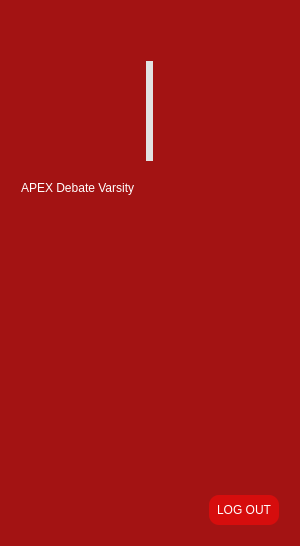
<?xml version="1.0" encoding="UTF-8"?>
<ui version="4.0">
 <class>Form</class>
 <widget class="QWidget" name="Form">
  <property name="windowModality">
   <enum>Qt::NonModal</enum>
  </property>
  <property name="geometry">
   <rect>
    <x>0</x>
    <y>0</y>
    <width>300</width>
    <height>546</height>
   </rect>
  </property>
  <property name="sizePolicy">
   <sizepolicy hsizetype="Fixed" vsizetype="Expanding">
    <horstretch>0</horstretch>
    <verstretch>0</verstretch>
   </sizepolicy>
  </property>
  <property name="minimumSize">
   <size>
    <width>300</width>
    <height>0</height>
   </size>
  </property>
  <property name="maximumSize">
   <size>
    <width>300</width>
    <height>16777215</height>
   </size>
  </property>
  <property name="windowTitle">
   <string>Form</string>
  </property>
  <property name="styleSheet">
   <string notr="true">background-color: rgb(163, 19, 19);</string>
  </property>
  <layout class="QGridLayout" name="gridLayout">
   <item row="0" column="0">
    <layout class="QVBoxLayout" name="verticalLayout">
     <property name="spacing">
      <number>0</number>
     </property>
     <property name="leftMargin">
      <number>10</number>
     </property>
     <property name="topMargin">
      <number>10</number>
     </property>
     <property name="rightMargin">
      <number>10</number>
     </property>
     <property name="bottomMargin">
      <number>10</number>
     </property>
     <item>
      <spacer name="verticalSpacer_2">
       <property name="orientation">
        <enum>Qt::Vertical</enum>
       </property>
       <property name="sizeType">
        <enum>QSizePolicy::Fixed</enum>
       </property>
       <property name="sizeHint" stdset="0">
        <size>
         <width>20</width>
         <height>40</height>
        </size>
       </property>
      </spacer>
     </item>
     <item alignment="Qt::AlignHCenter">
      <widget class="QLabel" name="profile_picture">
       <property name="sizePolicy">
        <sizepolicy hsizetype="Fixed" vsizetype="MinimumExpanding">
         <horstretch>0</horstretch>
         <verstretch>0</verstretch>
        </sizepolicy>
       </property>
       <property name="maximumSize">
        <size>
         <width>100</width>
         <height>100</height>
        </size>
       </property>
       <property name="styleSheet">
        <string notr="true">background-color: #e2e2e2;
border-radius: 10px;</string>
       </property>
       <property name="text">
        <string/>
       </property>
       <property name="pixmap">
        <pixmap>../src/adv logo.png</pixmap>
       </property>
       <property name="scaledContents">
        <bool>true</bool>
       </property>
       <property name="alignment">
        <set>Qt::AlignCenter</set>
       </property>
       <property name="wordWrap">
        <bool>true</bool>
       </property>
      </widget>
     </item>
     <item>
      <spacer name="verticalSpacer_3">
       <property name="orientation">
        <enum>Qt::Vertical</enum>
       </property>
       <property name="sizeType">
        <enum>QSizePolicy::Fixed</enum>
       </property>
       <property name="sizeHint" stdset="0">
        <size>
         <width>20</width>
         <height>20</height>
        </size>
       </property>
      </spacer>
     </item>
     <item>
      <widget class="QLabel" name="username">
       <property name="sizePolicy">
        <sizepolicy hsizetype="Expanding" vsizetype="Minimum">
         <horstretch>0</horstretch>
         <verstretch>0</verstretch>
        </sizepolicy>
       </property>
       <property name="styleSheet">
        <string notr="true">color: white;
font: 87 12pt &quot;Inter Black&quot;;
qproperty-alignment: 'AlignCenter';
</string>
       </property>
       <property name="text">
        <string>APEX Debate Varsity</string>
       </property>
       <property name="scaledContents">
        <bool>false</bool>
       </property>
       <property name="wordWrap">
        <bool>true</bool>
       </property>
      </widget>
     </item>
     <item>
      <spacer name="verticalSpacer">
       <property name="orientation">
        <enum>Qt::Vertical</enum>
       </property>
       <property name="sizeHint" stdset="0">
        <size>
         <width>20</width>
         <height>40</height>
        </size>
       </property>
      </spacer>
     </item>
     <item>
      <layout class="QHBoxLayout" name="horizontalLayout">
       <item>
        <widget class="QLabel" name="label">
         <property name="text">
          <string/>
         </property>
         <property name="pixmap">
          <pixmap>../src/eventtrack logo.png</pixmap>
         </property>
         <property name="scaledContents">
          <bool>true</bool>
         </property>
        </widget>
       </item>
       <item>
        <spacer name="horizontalSpacer">
         <property name="orientation">
          <enum>Qt::Horizontal</enum>
         </property>
         <property name="sizeHint" stdset="0">
          <size>
           <width>40</width>
           <height>20</height>
          </size>
         </property>
        </spacer>
       </item>
       <item>
        <widget class="QPushButton" name="logout_button">
         <property name="minimumSize">
          <size>
           <width>70</width>
           <height>30</height>
          </size>
         </property>
         <property name="styleSheet">
          <string notr="true">  QPushButton {
        background-color: #d60d0d;
        color: white;
        font: 8pt &quot;Gotham&quot;;
        border-radius: 10px;
    }
    QPushButton:hover {
        background-color: #9c0000;
    }</string>
         </property>
         <property name="text">
          <string>LOG OUT</string>
         </property>
        </widget>
       </item>
      </layout>
     </item>
    </layout>
   </item>
  </layout>
 </widget>
 <resources/>
 <connections/>
</ui>
